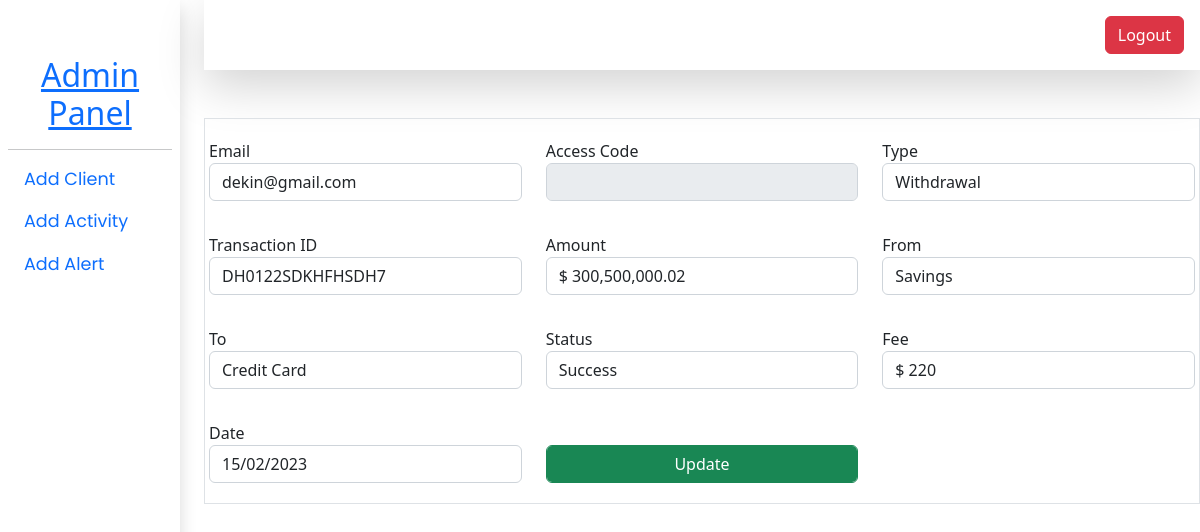
The page /admin/main.php?page=editAct&id=1 on the database its author committed.
### tables this page shows
CREATE TABLE `activites` (
  `id` int(11) NOT NULL,
  `accessCode` varchar(100) NOT NULL,
  `type` text NOT NULL,
  `amount` varchar(255) NOT NULL,
  `t_id` varchar(100) NOT NULL,
  `fromAcc` varchar(100) NOT NULL,
  `toAcc` varchar(100) NOT NULL,
  `fee` varchar(100) NOT NULL,
  `status` varchar(100) NOT NULL,
  `date` varchar(100) NOT NULL,
  `email` varchar(100) NOT NULL
);

### admin/edit.php (the view, shortened to what this page needs)
<?php
include 'db/db.php';
    if(isset($_GET['id'])){
        $actID = $_GET['id'];
        $getSql = "SELECT *  FROM activites WHERE id = '$actID' ";
        $getQuery = mysqli_query($conn,$getSql) or die($conn) ;
        while($row = mysqli_fetch_assoc($getQuery)){
            $email = $row['email'];
            $type = $row['type'];
            $t_id = $row['t_id'];
            $amount = $row['amount'];
            $from = $row['fromAcc'];
            $to = $row['toAcc'];
            $status = $row['status'];
            $fee = $row['fee'];
            $date = $row['date'];
        }
    }
?>
<div>
    <form action="edit.php" method="post">
        <div class="row">
            <div class="col-md-4">
                <div class="form-group my-3">
                    <label for="" class="text-dark">Email</label>
                    <input type="text" class="form-control" name="email" value="<?php echo $email ? $email : ""  ?>" required>
                </div>
            </div>
            <div class="col-md-4">
                <div class="form-group my-3">
                    <label for="" class="text-dark">Access Code</label>
                    <input type="text" class="form-control" value="" disabled>
                </div>
            </div>
            <div class="col-md-4">
                <div class="form-group my-3">
                    <label for="" class="text-dark">Type</label>
                    <input type="text" class="form-control" name="type" required value="<?= $type ? $type : '' ?>">
                </div>
            </div>
            <div class="col-md-4">
                <div class="form-group my-3">
                    <label for="" class="text-dark">Transaction ID</label>
                    <input type="text" class="form-control" name="t_id" required value="<?= $t_id ? $t_id : '' ?>">
                </div>
            </div>
            <div class="col-md-4">
                <div class="form-group my-3">
                    <label for="" class="text-dark">Amount</label>
                    <input type="text" class="form-control" name="amount" required value="<?= $amount ? $amount : '' ?>">
                </div>
            </div>
            <div class="col-md-4">
                <div class="form-group my-3">
                    <label for="" class="text-dark">From</label>
                    <input type="text" class="form-control" name="from" required value="<?= $from ? $from : '' ?>">
                </div>
            </div>
            <div class="col-md-4">
                <div class="form-group my-3">
                    <label for="" class="text-dark">To</label>
                    <input type="text" class="form-control" name="to" required value="<?= $to ? $to : '' ?>">
                </div>
            </div>
            <div class="col-md-4">
                <div class="form-group my-3">
                    <label for="" class="text-dark">Status</label>
                    <input type="text" class="form-control" name="status" required value="<?= $status ? $status : '' ?>">
                </div>
            </div>
            <div class="col-md-4">
                <div class="form-group my-3">
                    <label for="" class="text-dark">Fee</label>
                    <input type="text" class="form-control" name="fee" required value="<?= $fee ? $fee : '' ?>">
                </div>
            </div>
            <div class="col-md-4">
                <div class="form-group my-3">
                    <label for="" class="text-dark">Date</label>
                    <input type="text" class="form-control" name="date" required value="<?= $date ? $date: '' ?>">
                </div>
            </div>
            <div class="col-md-4">
                <div class="form-group my-3">
                    <button type="submit" class="form-control btn btn-success" name="update">Update</button>
                </div>
            </div>
        </div>
    </form>
</div>

### rows shown on the page
activites: email "dekin@gmail.com", type "Withdrawal", t_id "DH0122SDKHFHSDH7", amount "$ 300,500,000.02", from "Savings", to "Credit Card", status "Success", fee "$ 220", date "15/02/2023"
